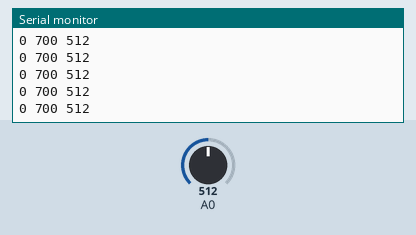
A sketch run on a simulated Arduino Uno, built with avr-gcc and run on an emulated ATmega328P. On the bench: the last lines printed to the serial monitor. The inputs (shaded band) are chosen by the test bench; at power-on: A0 = 512.

Above: at 1.2 s.
1.3 s: A0 set to 11
At 2.3 s:
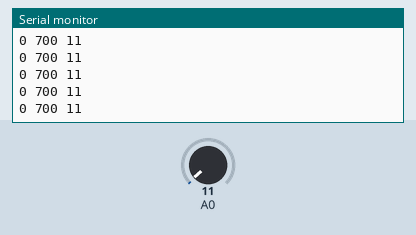
4.3 s: A0 set to 8
At 5.3 s:
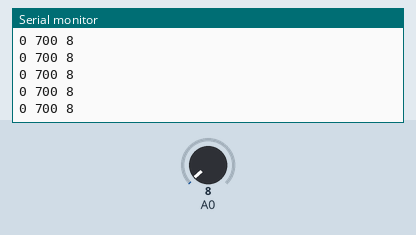
5.8 s: A0 set to 991
At 6.6 s:
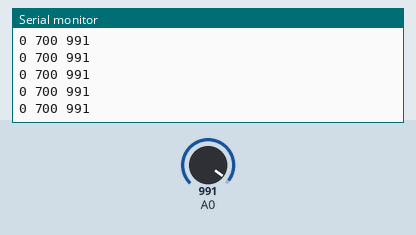
7.3 s: A0 set to 1011
At 8.4 s:
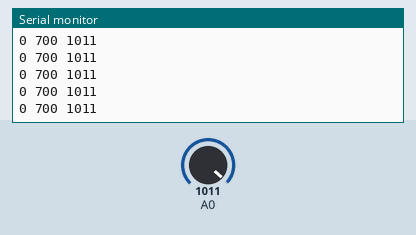
Timing chart, 0 to 10.3 s (numbered marks = the images above; inputs shaded):
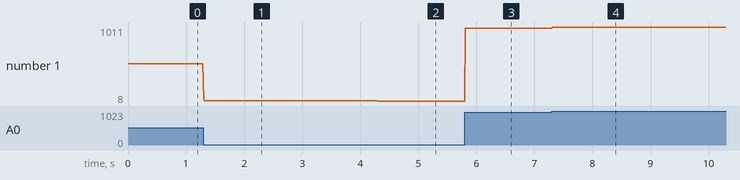

The sketch:

Calibration.ino
```cpp
void setup() {
  // // Comunicación seria a 9600 baudios
  Serial.begin(9600);
}

void loop() {
  // Leemos el promedio de la entrada analógica 0
  int ADC_SHARP=ADC0_promedio(20);
  Serial.print(0);
  Serial.print(" ");
  Serial.print(700);
  Serial.print(" ");
  Serial.print(ADC_SHARP);
  Serial.println(" ");
  delay(10);
}

int ADC0_promedio(int n)
{
  long suma=0;
  for(int i=0;i<n;i++)
  {
    suma=suma+analogRead(A0);
  }
  return(suma/n);
}
```

Measured:
- after the input at 1.3 s, the serial monitor: prints a new line at once (image 1)
- after the input at 4.3 s, the serial monitor: prints a new line at once (image 2)
- after the input at 5.8 s, the serial monitor: prints a new line at once (image 3)
- after the input at 7.3 s, the serial monitor: prints a new line at once (image 4)
- plotted number 1: 512 → 11 after the input at 1.3 s, 11 → 8 after the input at 4.3 s, 8 → 991 after the input at 5.8 s, 991 → 1011 after the input at 7.3 s
